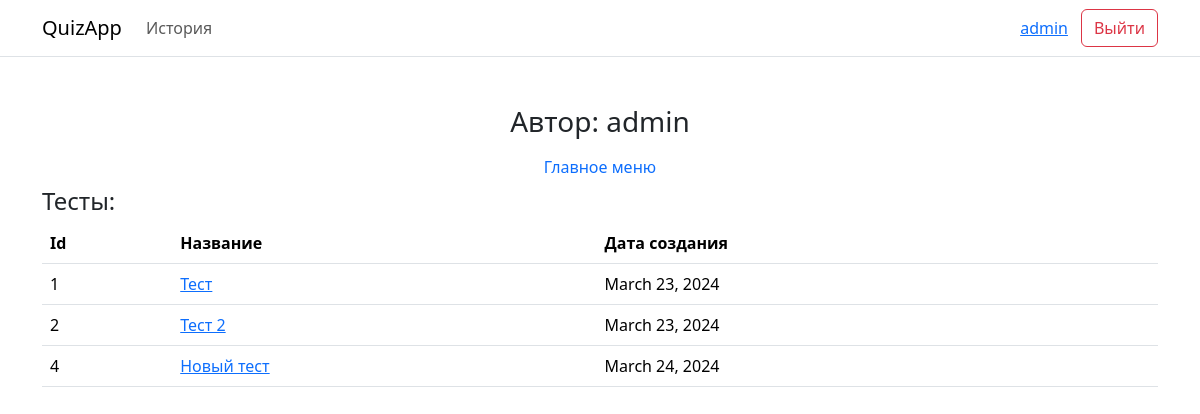
Page /user_tests/admin/ on the earlier database version.
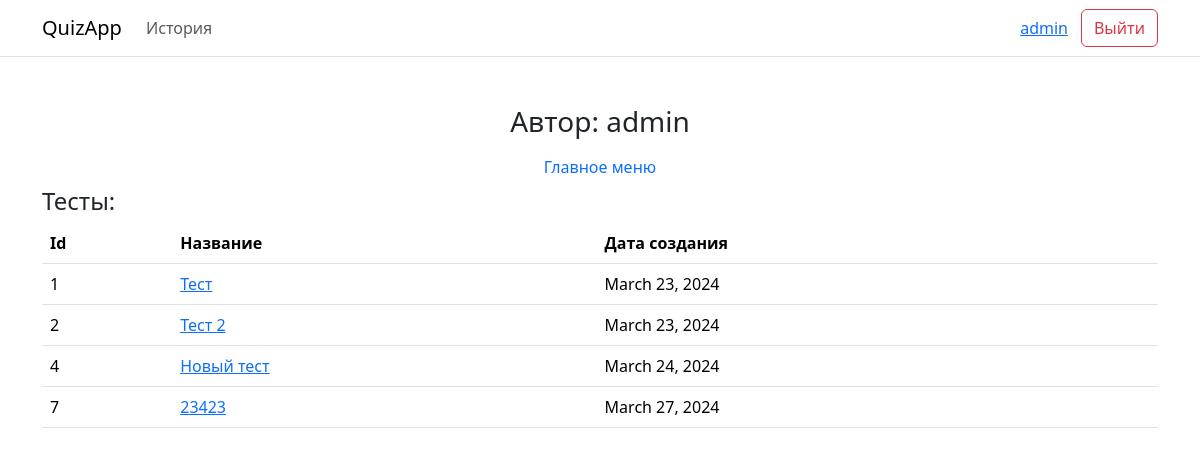
Same page on the later database version.
### Web/models.py (models this page shows)
class Test(models.Model):
    user = models.ForeignKey(User, on_delete = models.CASCADE)
    title = models.CharField(max_length = 200)
    description = models.CharField(max_length = 2000)
    is_published = models.BooleanField(default = False)
    published_at = models.DateField(default = timezone.now())
    created_at = models.DateField()
    pass_rate = models.IntegerField(default = 0)

### Web/views.py (the view)
# urls.py: path("user_tests/<username>/", web.user_tests),
def user_tests(request, username):
    try:
        user = User.objects.get(username = username)
        context = { "username": user.username,
                    "tests": user.test_set.filter(is_published = True) }
        return render(request, "user_tests.html", context)
    except User.DoesNotExist:
        return HttpResponseNotFound("<h2>Пользователь не найден</h2>")

### Web/templates/user_tests.html (shortened to what this page needs)
{% extends "base.html" %}
{% block auth %}{% include "log_navbar.html" %}{% endblock auth %}
{% block content %}
    <h3 class="text-center">Автор: {{ username }}</h3>
    <ul class="nav d-flex justify-content-center">
        <li class="nav-item">
            <a class="nav-link" href="/">Главное меню</a>
        </li>
    </ul>
    <h4>Тесты:</h4>
    {% if tests.count > 0 %}
    <table class="table">
        <thead>
            <th>Id</th>
            <th>Название</th>
            <th>Дата создания</th>
        </thead>
        {% for test in tests %}
        <tr>
            <td>{{ test.id }}</td>
            <td><a href="/about/{{test.id}}">{{ test.title }}</a></td>
            <td>{{ test.created_at }}</td>
        </tr>
        {% endfor %}
    </table>
    {% else %}
    <h5 class="text-center">Список пуст</h5>
    {% endif %}
{% endblock content %}

Differences in the rows shown:
now on this page (row edited): Test: id "7", title "23423", created_at "March 27, 2024"
